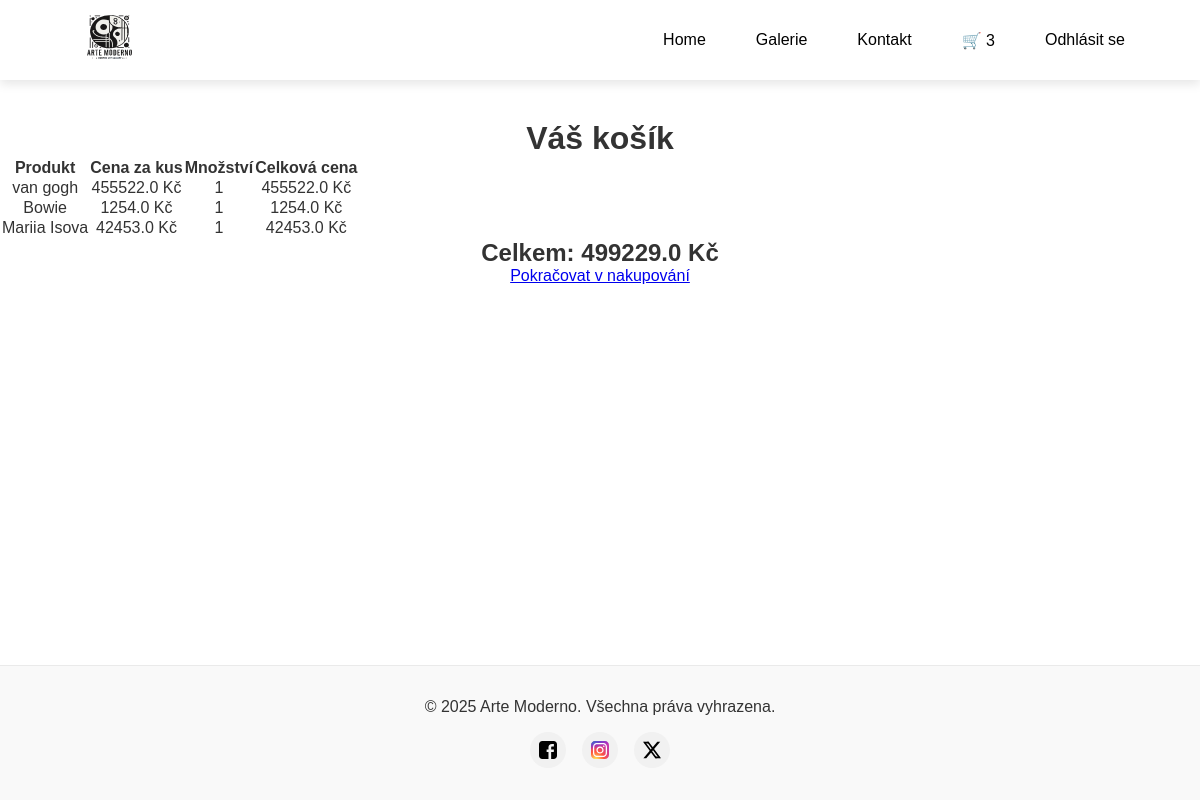
Before: /cart/view (signed in) with the older database file.
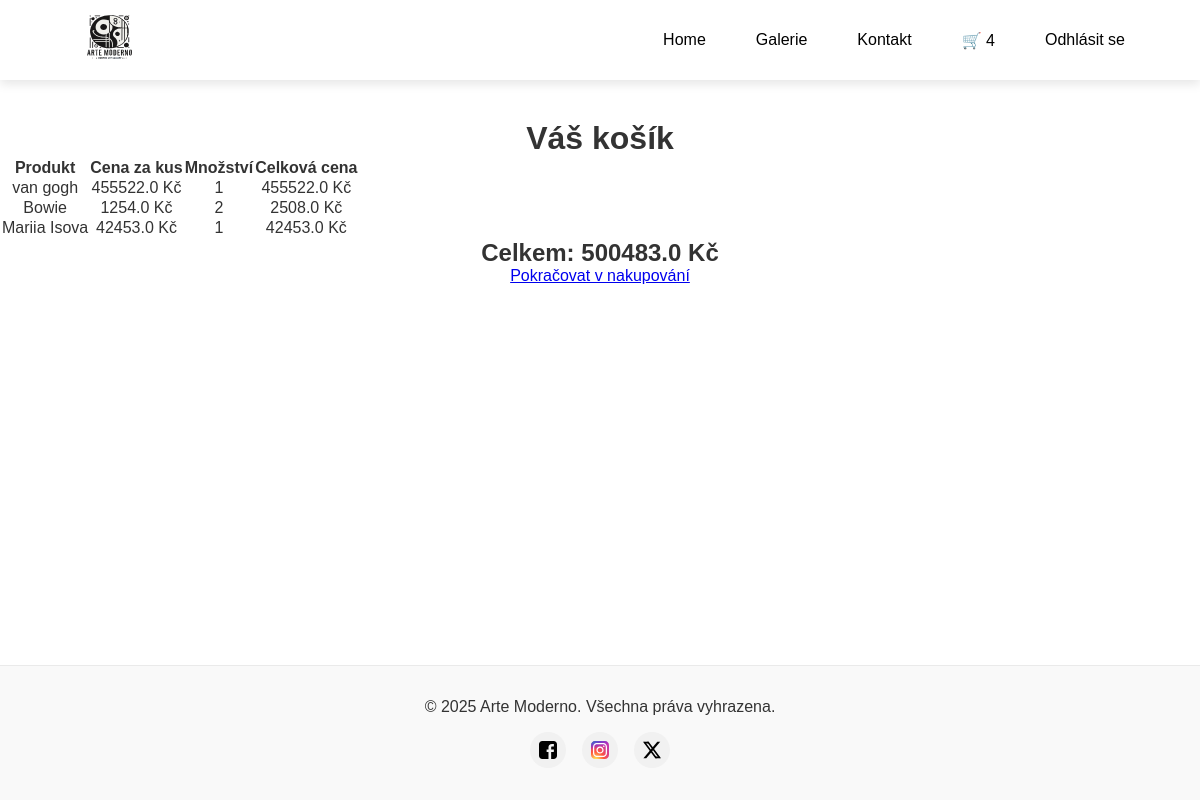
After: the same page with the newer database file.
### app/models.py (models this page shows, shortened)
class CartItem(db.Model):
    id = db.Column(db.Integer, primary_key=True)
    user_id = db.Column(db.Integer, db.ForeignKey('user.id'), nullable=False)
    product_id = db.Column(db.Integer, db.ForeignKey('product.id'), nullable=False)
    quantity = db.Column(db.Integer, nullable=False, default=1)
    product = db.relationship('Product', backref=db.backref('cart_items', lazy=True))

class Product(db.Model):
    id = db.Column(db.Integer, primary_key=True)
    position_id = db.Column(db.Integer, unique=True, nullable=False)
    name = db.Column(db.String(150), nullable=False)
    description = db.Column(db.Text, nullable=True)
    price = db.Column(db.Float, nullable=False)
    image_filename = db.Column(db.String(300), nullable=True)  # Název souboru obrázku
    created_at = db.Column(db.DateTime, default=datetime.utcnow)

### app/views/cart_routes.py (the view)
@cart.route('/view', methods=['GET'])
@login_required
def view_cart():
    cart_items = CartItem.query.filter_by(user_id=current_user.id).all()
    total_price = sum(item.product.price * item.quantity for item in cart_items)
    return render_template('cart.html', cart_items=cart_items, total_price=total_price)

### app/templates/cart.html
{% extends "layout.html" %} {% block title %}Košík{% endblock %} {% block
content %}
<h1>Váš košík</h1>
{% if cart_items %}
<table>
  <thead>
    <tr>
      <th>Produkt</th>
      <th>Cena za kus</th>
      <th>Množství</th>
      <th>Celková cena</th>
    </tr>
  </thead>
  <tbody>
    {% for item in cart_items %}
    <tr>
      <td>{{ item.product.name }}</td>
      <td>{{ item.product.price }} Kč</td>
      <td>{{ item.quantity }}</td>
      <td>{{ item.product.price * item.quantity }} Kč</td>
    </tr>
    {% endfor %}
  </tbody>
</table>
<h2>Celkem: {{ total_price }} Kč</h2>
{% else %}
<p>Váš košík je prázdný.</p>
{% endif %}
<a href="{{ url_for('views.galerie') }}">Pokračovat v nakupování</a>
{% endblock %}

### app/templates/layout.html (shortened to what this page needs)
<!DOCTYPE html>
<html lang="cs">
  <head>
    <link
      rel="stylesheet"
      href="{{ url_for('static', filename='css/main.css') }}"
    />
  </head>
  <body>
    {% include "navbar.html" %}
    <main class="main-content">{% block content %}{% endblock %}</main>
    <footer class="footer">
      <div class="footer-content">
        <p class="footer-text">© 2025 Arte Moderno. Všechna práva vyhrazena.</p>
        <div class="social-links">
          <a href="#" class="social-link">
            <img
              src="{{ url_for('static', filename='logo/facebook.svg') }}"
              alt="Facebook"
            />
          </a>
          <a href="#" class="social-link">
            <img
              src="{{ url_for('static', filename='logo/skill-icons_instagram.svg') }}"
              alt="Instagram"
            />
          </a>
          <a href="#" class="social-link">
            <img
              src="{{ url_for('static', filename='logo/x.svg') }}"
              alt="Twitter/X"
            />
          </a>
        </div>
      </div>
    </footer>
  </body>
</html>

### app/templates/navbar.html
<nav class="navbar">
  <div class="navbar-logo">
    <a href="{{ url_for('views.home') }}">
      <img
        src="{{ url_for('static', filename='logo/Logo_4_svg.svg') }}"
        alt="ArtModerno Logo"
      />
    </a>
  </div>
  <div class="navbar-links">
    <a href="{{ url_for('views.home') }}" class="nav-link">Home</a>
    <a href="{{ url_for('views.galerie') }}" class="nav-link">Galerie</a>
    <a href="{{ url_for('views.kontakt') }}" class="nav-link">Kontakt</a>
    {% if current_user.is_authenticated %} {% if current_user.role == 'admin' %}
    <a href="{{ url_for('admin.dashboard') }}" class="nav-link">Admin Panel</a>
    {% else %}
    <a href="{{ url_for('cart.view_cart') }}" class="nav-link cart-icon">
      🛒 <span id="cart-count">{{ cart_item_count }}</span>
    </a>
    {% endif %}
    <a href="{{ url_for('views.logout') }}" class="nav-link">Odhlásit se</a>
    {% else %}
    <a href="{{ url_for('views.register') }}" class="nav-link">Registrace</a>
    <a href="{{ url_for('views.login') }}" class="nav-link">Přihlášení</a>
    {% endif %}
  </div>
</nav>

### app/static/css/main.css (style rules this page uses)
* { margin: 0; padding: 0; box-sizing: border-box; }
body { font-family: "Montserrat", sans-serif; color: #333; background-color: #ffffff; display: flex; flex-direction: column; min-height: 100vh; }
.navbar { display: flex; justify-content: space-between; align-items: center; padding: 1rem 5%; background: rgba(255, 255, 255, 0.8); backdrop-filter: blur(10px); box-shadow: 0 4px 10px rgba(0, 0, 0, 0.1); position: fixed; width: 100%; top: 0; z-index: 1000; height: 80px; }
.navbar-logo img { height: 60px; transition: transform 0.3s ease; }
.navbar-links { display: flex; gap: 20px; }
.navbar a { color: black; text-decoration: none; font-weight: 500; padding: 10px 15px; border-radius: 5px; position: relative; transition: all 0.3s ease-in-out; display: inline-block; }
.main-content { flex: 1; padding-top: 20px; text-align: center; margin-top: 100px; }
.footer { width: 100%; background-color: #f9f9f9; border-top: 1px solid #eaeaea; padding: 2rem 0; text-align: center; margin-top: auto; }
.footer-content { max-width: 1200px; margin: 0 auto; display: flex; flex-direction: column; align-items: center; justify-content: center; row-gap: 1rem; }
.social-links { display: flex; gap: 1rem; align-items: center; justify-content: center; }
.social-link { display: flex; align-items: center; justify-content: center; width: 36px; height: 36px; background-color: #f1f1f1; border-radius: 50%; transition: all 0.3s ease; }
.social-link img { width: 18px; height: 18px; }

Changed rows visible on the page:
changed CartItem "Bowie": quantity "1" → "2"; item.product.price*item.quantity "1254.0" → "2508.0"
Other visible differences:
{{ cart_item_count }}: "3" → "4"
{{ total_price }}: "499229.0" → "500483.0"
